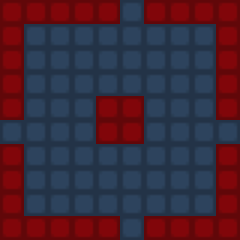

The image is a tile-based game level rendered from a .tmx file. Its description and source (layers, tilesets, objects; grid data summarised) follow:
An orthogonal 10x10 tile map with 24x24 px tiles, 1 tile layer (Tile Layer 1) and 13 objects (9x COLLISION, 4x PASSAGE).

<map version="1.0" orientation="orthogonal" width="10" height="10" tilewidth="24" tileheight="24">
 <tileset firstgid="1" name="xelda_tileset" tilewidth="24" tileheight="24">
  <image source="floor.png" trans="ffffff" width="48" height="24" />
 </tileset>
 <layer name="Tile Layer 1" width="10" height="10">
  <data>[100 cells, 100 non-empty, 2 distinct tile ids]</data>
 </layer>
 <objectgroup name="Objects" width="10" height="10">
  <object type="COLLISION" x="24" y="0" width="96" height="24" />
  <object type="COLLISION" x="0" y="144" width="24" height="72" />
  <object type="COLLISION" x="144" y="216" width="96" height="24" />
  <object type="COLLISION" x="0" y="216" width="120" height="24" />
  <object type="COLLISION" x="216" y="144" width="24" height="72" />
  <object type="COLLISION" x="0" y="0" width="24" height="120" />
  <object type="COLLISION" x="144" y="0" width="72" height="24" />
  <object type="COLLISION" x="96" y="96" width="48" height="48" />
  <object name="EAST" type="PASSAGE" x="240" y="120" height="24" />
  <object name="WEST" type="PASSAGE" x="0" y="120" height="24" />
  <object name="NORTH" type="PASSAGE" x="120" y="0" width="24" />
  <object name="SOUTH" type="PASSAGE" x="120" y="240" width="24" />
  <object type="COLLISION" x="216" y="0" width="24" height="120" />
 </objectgroup>
</map>